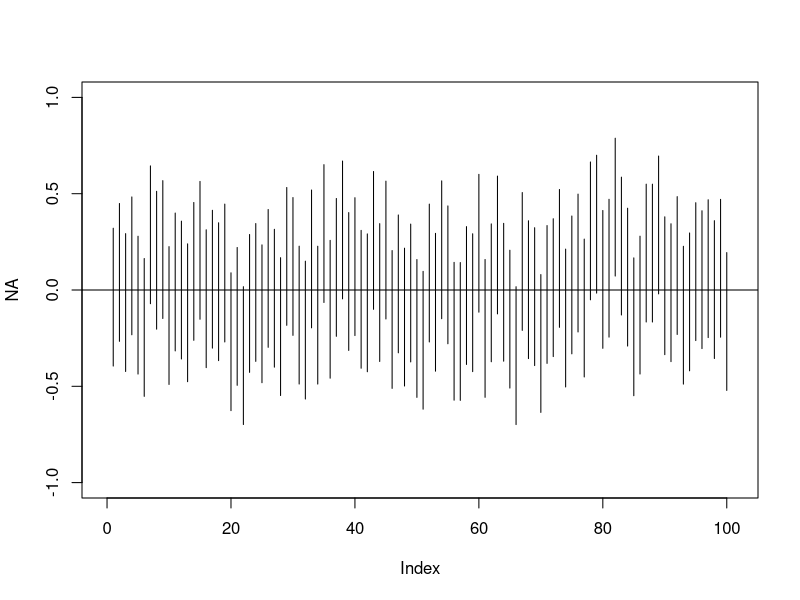

This figure's R source:
#Q. 귀무가설 : 평균은 0, 대립가설 : 평균은 0이 아님을 검정하기 위해서, 
#   표준정규분포로부터 표본크기가 30인 자료를 100개 만든 후, 신뢰구간을 100개 만들자.
#   mean = 0을 포함하지 못하는 구간이 100개 중 몇개인지 세어보자. 

x <- rnorm(100*30, 0, 1) #3000개 난수 생성
x <- matrix(x, 100, 30) #100 * 30 행렬로 만들기, 각 행이 표본크기 30인 표본에 해당함. 
x.bar <- apply(x, 1, mean) #각 표본(행)의 평균을 계산

low <- x.bar - 1.96*1/sqrt(30) #신뢰구간의 하한값 계산
high <- x.bar + 1.96*1/sqrt(30) #신뢰구간의 상한값 계산
ci <- data.frame(low, high) #(하한값, 상한값)을 data.frame으로 묶음
ci

#그래프 그리기
plot(NA, xlim=c(0, 101), ylim=c(-1,1))
ci$x0 <- 1:100
ci$x1 <- 1:100
segments(ci$x0, ci$low, ci$x1, ci$high)
abline(h = 0)

#0을 포함하지 못한 신뢰구간 찾기
which(high < 0)
which(low > 0)
